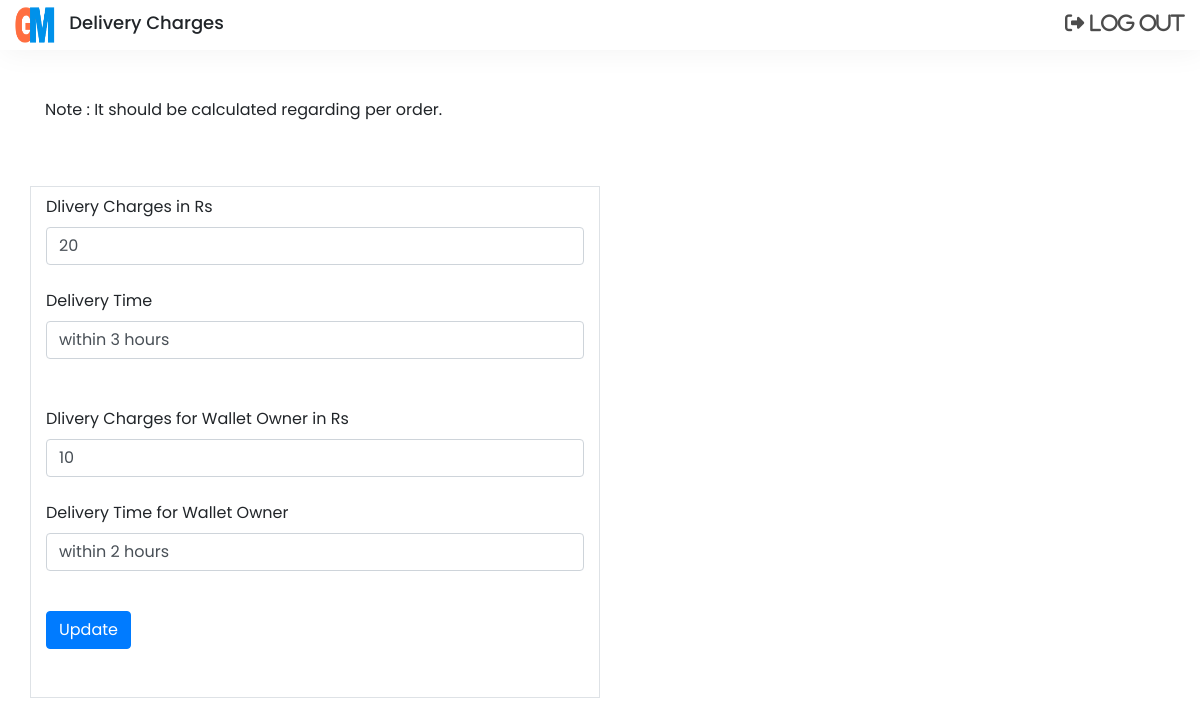
The page /admin/delivery/edit-delivery.php?dlr_id=1 (signed in) on the database its author committed.
### tables this page shows
CREATE TABLE `delivery` (
  `dlr_id` int(1) NOT NULL,
  `dlr_charge` varchar(50) NOT NULL,
  `dlr_time` varchar(100) NOT NULL,
  `dlr_charge_wallet` varchar(10) NOT NULL,
  `dlr_time_wallet` varchar(500) NOT NULL,
  `dlr_loc_id` int(10) NOT NULL
);

### admin/delivery/edit-delivery.php (the view, shortened to what this page needs)
<?php
	require_once '../control/identification.php';
	if(isset($_REQUEST['dlr_id'])){
		$dlr_id = $_REQUEST['dlr_id'];
	}
?>
<!DOCTYPE html>
<html lang="en">
<head>
	<link rel="stylesheet" href="https://maxcdn.bootstrapcdn.com/bootstrap/4.0.0/css/bootstrap.min.css">
</head>
<body>
    <header class="navigation fix-nav">
		<div class="logo-img">
			<div class="d-inline-block">
				<a href="#" class="logo"><img src="../../sys_images/logo.png" alt="logo"></a>
			</div>
			<div class="d-inline-block">
				<h1>Delivery Charges</h1>
			</div>
		</div>
        <div class="right-menu">
            <a href="login/logout.php" class="fa fa-sign-out">
                <span aria-hidden="true">Log Out</span>
            </a>
        </div>
    </header>
	<div class="container">
		<div class="pt-5 pb-5">
			Note : It should be calculated regarding per order.
		</div>
		<div class="row pt-3">
			<div class="col-sm-6 border">
				<?php
				$select = "select dlr_charge, dlr_time,dlr_charge_wallet, dlr_time_wallet,loc_id, loc_name, loc_district, loc_state, loc_pincode from delivery inner join service_location on loc_id=dlr_loc_id where dlr_id=$dlr_id";
				$select_result = mysqli_query($conn, $select);
				$dlr_row = mysqli_fetch_assoc($select_result);
				?>
				<form id="add_new_products" autocomplete="on" enctype="multipart/form-data">
					<div class="form-group pt-2">
						<label for="uname" class="lable-title">Dlivery Charges in Rs</label>
						<input type="text" class="form-control" id="dlr_charge" name="dlr_charge" placeholder="40" value="<?php echo $dlr_row['dlr_charge'];?>" required>
					</div>
					<div class="form-group pt-2">
						<label for="uname" class="lable-title">Delivery Time</label>
						<input type="text" class="form-control" id="dlr_time" name="dlr_time" placeholder="Within 2 days after order placed" value="<?php echo $dlr_row['dlr_time'];?>" required>
					</div>
					<br/>
					<div class="form-group pt-2">
						<label for="uname" class="lable-title">Dlivery Charges for Wallet Owner in Rs</label>
						<input type="text" class="form-control" id="dlr_charge" name="dlr_charge_wallet" placeholder="30" value="<?php echo $dlr_row['dlr_charge_wallet'];?>" required>
					</div>
					<div class="form-group pt-2">
						<label for="uname" class="lable-title">Delivery Time for Wallet Owner</label>
						<input type="text" class="form-control" id="dlr_time" name="dlr_time_wallet" placeholder="Within 1 days after order placed" value="<?php echo $dlr_row['dlr_time_wallet'];?>" required>
					</div>
					<br/>
					<button type="submit" id="submit" name="submit" class="btn btn-primary">Update</button>
				</form>
				<div class="pb-5">
				</div>
			</div>
		</div>
	</div>
</body>
</html>

### admin/delivery/edit-delivery.php (style rules this page uses)
body { font-family:poppins; margin:0px; padding: 0px; font-family: poppins; background-color: #ffffff; }
* { box-sizing: border-box; }
a { text-decoration: none; color:black; }
.navigation { display: flex; justify-content: space-between; align-items: center; padding:5px; }
h1 { font-size:18px; margin-left:10px; }
.logo { width:200px; margin-left:10px; }
.logo img { height: 40px; width:40px; }
.right-menu a { margin: 0px 10px; font-size: 1.2rem; color: rgba(0,0,0,0.7); }
.fix-nav { width:100%; position: -webkit-sticky; position: sticky; top: 0; left: 0px; background-color: #ffffff; box-shadow: 2px 2px 30px rgba(0,0,0,0.05); z-index: 102; }

### rows shown on the page
delivery: dlr_charge "20", dlr_time "within 3 hours", dlr_charge_wallet "10", dlr_time_wallet "within 2 hours"
